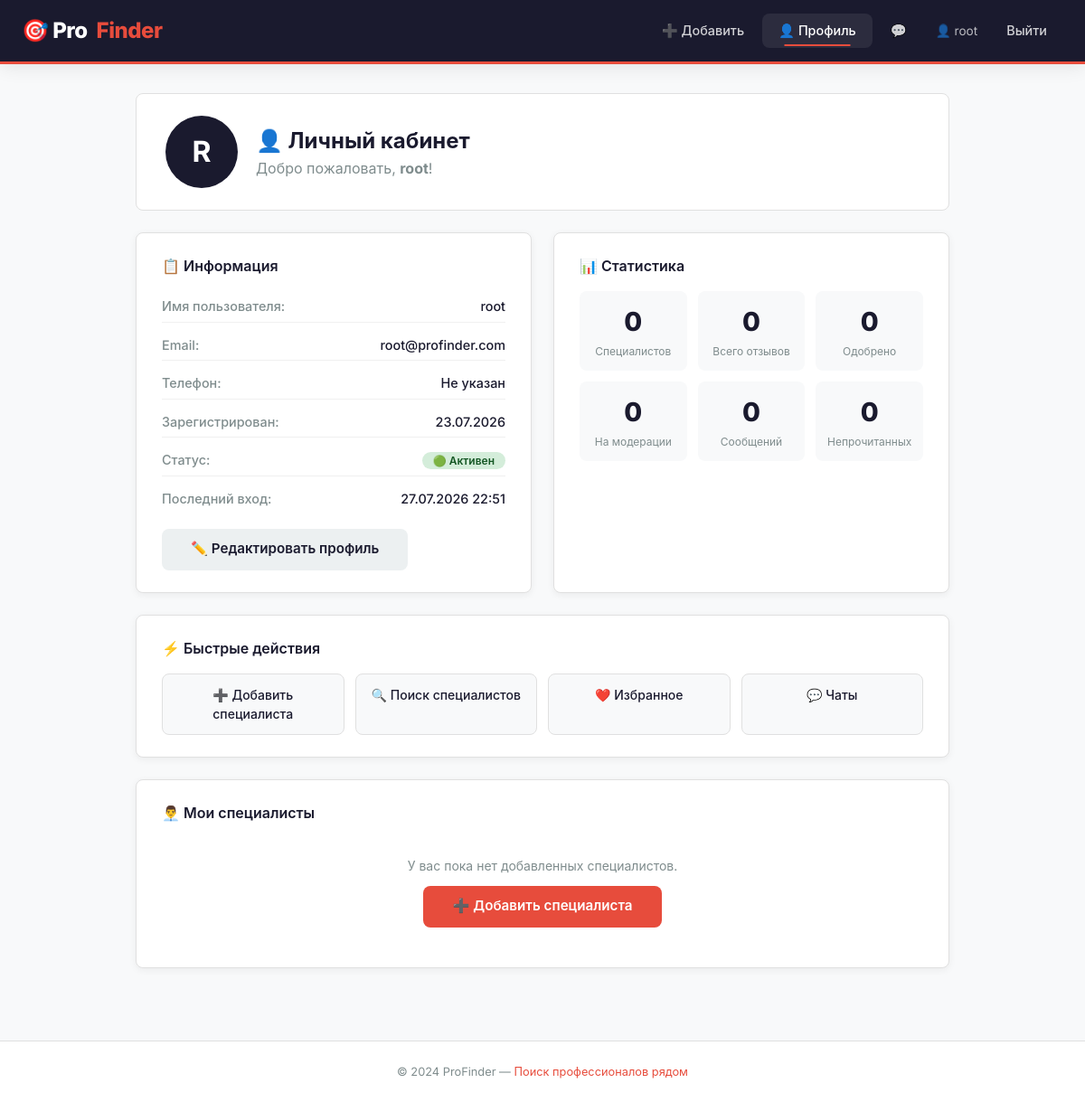
Page /profile/ (signed in) on the earlier database version.
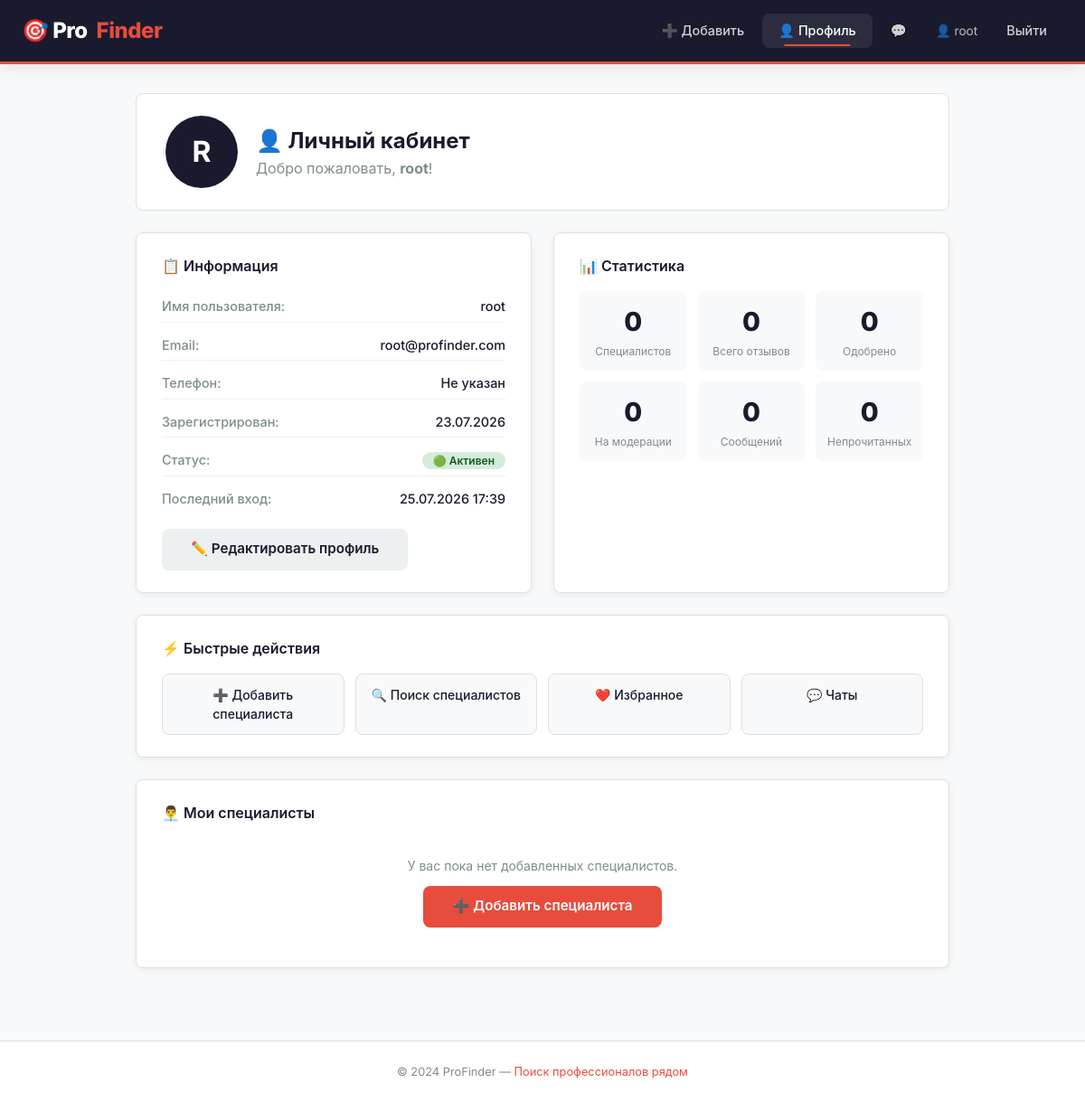
Same page on the later database version.
### users/models.py (models this page shows, shortened)
class User(AbstractUser):
    email = models.EmailField(unique=True)
    phone = models.CharField(max_length=20, blank=True, null=True)
    avatar = models.ImageField(
        upload_to=user_avatar_path,
        blank=True,
        null=True,
        verbose_name='Аватар'
    )
    is_active = models.BooleanField(default=True)
    last_login = models.DateTimeField(null=True, blank=True)
    created_at = models.DateTimeField(auto_now_add=True)
    telegram_id = models.BigIntegerField(
        null=True,
        blank=True,
        verbose_name='Telegram ID'
    )
    telegram_notifications = models.BooleanField(
        default=True,
        verbose_name='Уведомления в Telegram'
    )
    def get_unread_count(self):
        from chat.models import Message
        unread = 0
        for chat in self.get_all_chats():
            unread += chat.messages.filter(is_read=False).exclude(sender=self).count()
        return unread
    def get_all_chats(self):
        from chat.models import Chat
        return Chat.objects.filter(
            models.Q(user1=self) | models.Q(user2=self)
        ).order_by('-updated_at')
    def get_notifications(self):
        from chat.models import Message
        notifications = []
        notifications.sort(key=lambda x: x['created_at'], reverse=True)
        return notifications[:20]

### users/views.py (the view)
# urls.py: path('profile/', user_views.profile, name='profile'),
@login_required
def profile(request):
    stats = {
        'reviews_count': Review.objects.filter(user=request.user).count(),
        'approved_reviews': Review.objects.filter(user=request.user, is_approved=True).count(),
        'pending_reviews': Review.objects.filter(user=request.user, is_approved=False).count(),
        'messages_count': Message.objects.filter(sender=request.user).count(),
        'unread_count': request.user.get_unread_count(),
        'providers_count': Provider.objects.filter(created_by=request.user).count()
    }
    return render(request, 'profile.html', {'user': request.user, 'stats': stats})

### users/context_processors.py (called while the page is built)
def notifications(request):
    unread_count = 0
    notifications_list = []
    if request.user.is_authenticated:
        try:
            unread_count = request.user.get_unread_count()
            notifications_list = request.user.get_notifications()
        except AttributeError:
            pass
    return {
        'unread_count': unread_count,
        'notifications_list': notifications_list
    }

### templates/profile.html (shortened to what the changed rows need)
{% extends "base.html" %}
{% block content %}
<div class="profile-page">
    <div class="profile-header">
        <div style="display: flex; align-items: center; gap: 20px; flex-wrap: wrap;">
            <div style="position: relative;">
                {% if user.avatar %}
                    <img src="{{ user.avatar.url }}" alt="Аватар" style="width: 80px; height: 80px; border-radius: 50%; object-fit: cover; border: 2px solid #e0e0e0;">
                {% else %}
                    <div style="width: 80px; height: 80px; border-radius: 50%; background: var(--hh-primary); color: var(--hh-white); display: flex; align-items: center; justify-content: center; font-size: 2rem; font-weight: 700;">
                        {{ user.username|slice:":1"|upper }}
                    </div>
                {% endif %}
            </div>
            <div>
                <h1>👤 Личный кабинет</h1>
                <p>Добро пожаловать, <strong>{{ user.username }}</strong>!</p>
            </div>
        </div>
    </div>
    <div class="profile-grid">
        <div class="profile-card">
            <div class="profile-info">
                <div class="info-row">
                    <span class="label">Имя пользователя:</span>
                    <span class="value">{{ user.username }}</span>
                </div>
                <div class="info-row">
                    <span class="label">Email:</span>
                    <span class="value">{{ user.email }}</span>
                </div>
                <div class="info-row">
                    <span class="label">Телефон:</span>
                    <span class="value">{{ user.phone|default:"Не указан" }}</span>
                </div>
                <div class="info-row">
                    <span class="label">Зарегистрирован:</span>
                    <span class="value">{{ user.created_at|date:"d.m.Y" }}</span>
                </div>
                {% if user.last_login %}
                <div class="info-row">
                    <span class="label">Последний вход:</span>
                    <span class="value">{{ user.last_login|date:"d.m.Y H:i" }}</span>
                </div>
                {% endif %}
            </div>
        </div>
    </div>
</div>
{% endblock %}

### templates/base.html (shortened to what this page needs)
<!DOCTYPE html>
<html lang="ru">
<head>
    {% load static %}
    <link rel="stylesheet" href="{% static 'css/style.css' %}">
</head>
<body>
    <nav class="navbar">
        <div class="nav-container">
            <div class="nav-brand">
                <a href="{% url 'index' %}">
                    🎯 Pro<span class="accent">Finder</span>
                </a>
            </div>
            <div class="nav-menu">
                {% if user.is_authenticated %}
                    <a href="{% url 'add_provider' %}" class="{% if request.resolver_match.url_name == 'add_provider' %}active{% endif %}">➕ Добавить</a>
                    <a href="{% url 'profile' %}" class="{% if request.resolver_match.url_name == 'profile' %}active{% endif %}">👤 Профиль</a>
                    <div class="notifications-wrapper">
                        <a href="#" class="notifications-btn" onclick="toggleNotifications(event)">
                            💬
                        </a>
                    </div>
                    <span class="user-name">👤 {{ user.username }}</span>
                    <a href="{% url 'logout' %}">Выйти</a>
                {% else %}
                    <a href="{% url 'login' %}" class="{% if request.resolver_match.url_name == 'login' %}active{% endif %}">Войти</a>
                    <a href="{% url 'register' %}" class="btn-nav">Регистрация</a>
                {% endif %}
            </div>
        </div>
    </nav>
    <div class="container">
        {% block content %}{% endblock %}
    </div>
    <footer>
        <p>© 2024 ProFinder — <span class="accent">Поиск профессионалов рядом</span></p>
    </footer>
</body>
</html>

Differences in the rows shown:
changed User "root": last_login "27.07.2026 22:51" → "25.07.2026 17:39"
